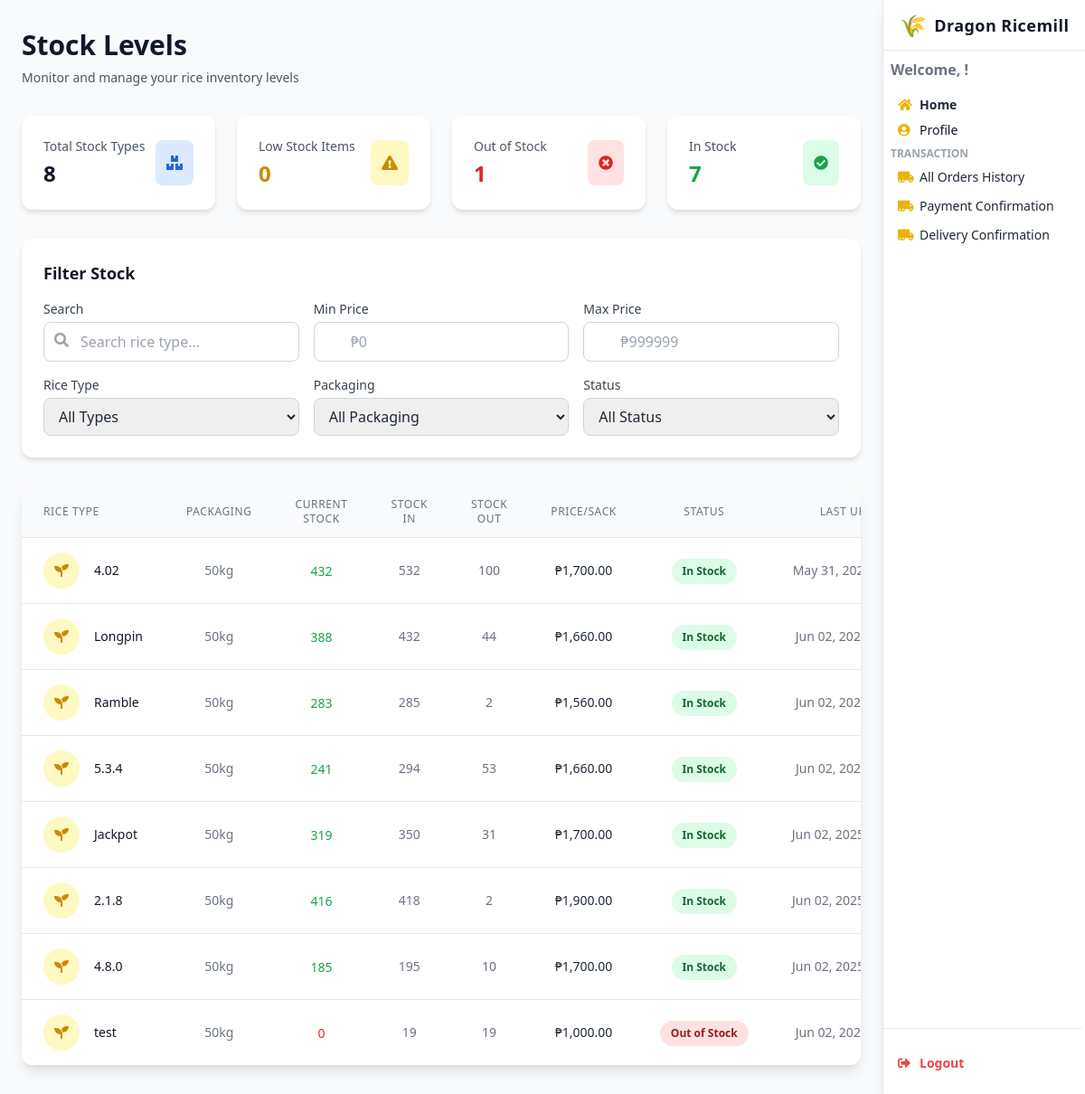
The page /viewstocklevel/ on the database its author committed.
### webapp/models.py (models this page shows, shortened)
class Stock(models.Model):
    stockID = models.AutoField(primary_key=True)
    rice_type = models.ForeignKey(Rice, on_delete=models.CASCADE, db_column='riceID', related_name='stocks')
    packaging = models.CharField(max_length=50, default='50kg')  # e.g., 25kg, 50kg
    price_per_sack = models.DecimalField(max_digits=10, decimal_places=2)
    stock_in = models.PositiveIntegerField(default=0)
    stock_out = models.PositiveIntegerField(default=0)
    current_stock = models.PositiveIntegerField(default=0)
    minimum_stock = models.PositiveIntegerField(default=10)
    last_updated = models.DateTimeField(auto_now=True)
    created_at = models.DateTimeField(auto_now_add=True)
    class Meta:
        db_table = 'Stock'
        unique_together = ('rice_type', 'packaging')

class Rice(models.Model):
    riceID = models.AutoField(primary_key=True)
    rice_type = models.CharField(max_length=100, unique=True)
    description = models.TextField(blank=True, null=True)
    is_active = models.BooleanField(default=True)
    class Meta:
        db_table = 'Rice'

### webapp/views.py (the view)
# urls.py: path("viewstocklevel/", views.viewstocklevel, name="viewstocklevel"),
def viewstocklevel(request):
    stock_data = Stock.objects.select_related('rice_type').all()
    rice_types = Rice.objects.values_list('rice_type', flat=True).distinct()
    packaging_types = Stock.objects.values_list('packaging', flat=True).distinct()
    total_stock_count = stock_data.count()
    low_stock_count = stock_data.filter(current_stock__gt=0, current_stock__lte=100).count()
    out_of_stock_count = stock_data.filter(current_stock=0).count()
    in_stock_count = stock_data.filter(current_stock__gt=100).count()
    context = {
        'stock_data': stock_data,
        'rice_types': rice_types,
        'packaging_types': packaging_types,
        'total_stock_count': total_stock_count,
        'low_stock_count': low_stock_count,
        'out_of_stock_count': out_of_stock_count,
        'in_stock_count': in_stock_count,
    }
    return render(request, 'viewstocklevel.html', context)

### webapp/templates/viewstocklevel.html (shortened to what this page needs)
{% load humanize %}
<!DOCTYPE html>
<html lang="en">
<head>
  <script src="https://cdn.tailwindcss.com"></script>
  <link href="https://cdnjs.cloudflare.com/ajax/libs/font-awesome/5.15.3/css/all.min.css" rel="stylesheet" />
</head>
<body class="bg-gray-50 text-gray-800 min-h-screen font-sans leading-relaxed">
<header class="fixed top-0 right-0 h-screen w-56 bg-white shadow-lg flex flex-col z-50 border-l border-gray-200">
  <div class="h-14 flex items-center justify-center border-b border-gray-200">
    <a href="#" class="flex items-center space-x-2 select-none text-gray-900 font-bold text-lg tracking-wide">
      <span class="text-yellow-500 text-2xl">🌾</span>
      <span>Dragon Ricemill</span>
    </a>
  </div>
  <nav class="flex-1 flex flex-col py-1 pr-1 overflow-y-auto scrollbar-hide">
    <div class="px-2 py-1">
      <span class="block text-1 text-gray-500 font-semibold mb-3">Welcome, {{ request.session.user_name }}!</span>
      <a href="{% url 'dashboard' %}" class="flex items-center space-x-2 px-2 py-1 rounded text-sm hover:bg-yellow-50 font-semibold hover:text-yellow-600 transition">
        <i class="fas fa-home w-4 text-yellow-500"></i><span>Home</span>
      </a>
      <a href="{% url 'profile' %}" class="flex items-center space-x-2 px-2 py-1 rounded text-sm hover:bg-yellow-50 hover:text-yellow-600 transition text-gray-900">
        <i class="fas fa-user-circle w-4 text-yellow-500"></i><span>Profile</span>
      </a>
    </div>
    <div class="mb-2 px-2">
      <p class="uppercase text-xs font-semibold text-gray-400 mb-1">Transaction</p>
      <a href="{% url 'allorder_history' %}" class="flex items-center space-x-2 px-2 py-1 rounded text-sm hover:bg-yellow-50 hover:text-yellow-600 transition mt-1">
        <i class="fas fa-truck-moving w-4 text-yellow-500"></i><span>All Orders History</span>
      </a>
      <a href="{% url 'payment_confirmation' 0 %}" class="flex items-center space-x-2 px-2 py-1 rounded text-sm hover:bg-yellow-50 hover:text-yellow-600 transition mt-1">
        <i class="fas fa-truck-moving w-4 text-yellow-500"></i><span>Payment Confirmation</span>
      </a>
      <a href="{% url 'delivery_confirmation' 0 %}" class="flex items-center space-x-2 px-2 py-1 rounded text-sm hover:bg-yellow-50 hover:text-yellow-600 transition mt-1">
        <i class="fas fa-truck-moving w-4 text-yellow-500"></i><span>Delivery Confirmation</span>
      </a>
    </div>
    <div class="border-t border-gray-200 mt-auto px-2 py-4">
      <a href="{% url 'logout' %}" onclick="return confirm('Logout?');" class="flex items-center space-x-2 px-2 py-1 rounded text-sm hover:bg-red-100 hover:text-red-600 transition font-semibold text-red-500 mt-2">
        <i class="fas fa-sign-out-alt w-4"></i><span>Logout</span>
      </a>
    </div>
  </nav>
</header>
<div class="mr-56 min-h-screen bg-gray-50 fade-in">
  <main class="max-w-7xl mx-auto px-6 py-8">
    <div class="mb-8">
      <h1 class="text-3xl font-bold text-gray-900">Stock Levels</h1>
      <p class="mt-2 text-sm text-gray-600">Monitor and manage your rice inventory levels</p>
    </div>
    <div class="grid grid-cols-1 md:grid-cols-2 lg:grid-cols-4 gap-6 mb-8">
      <div class="bg-white rounded-xl p-6 card-shadow hover-scale">
        <div class="flex items-center justify-between">
          <div>
            <p class="text-sm font-medium text-gray-600">Total Stock Types</p>
            <h3 class="text-2xl font-bold text-gray-900 mt-1">{{ total_stock_count }}</h3>
          </div>
          <div class="bg-blue-100 p-3 rounded-lg">
            <i class="fas fa-boxes text-blue-600"></i>
          </div>
        </div>
      </div>
      <div class="bg-white rounded-xl p-6 card-shadow hover-scale">
        <div class="flex items-center justify-between">
          <div>
            <p class="text-sm font-medium text-gray-600">Low Stock Items</p>
            <h3 class="text-2xl font-bold text-yellow-600 mt-1">
              {{ low_stock_count }}
            </h3>
          </div>
          <div class="bg-yellow-100 p-3 rounded-lg">
            <i class="fas fa-exclamation-triangle text-yellow-600"></i>
          </div>
        </div>
      </div>
      <div class="bg-white rounded-xl p-6 card-shadow hover-scale">
        <div class="flex items-center justify-between">
          <div>
            <p class="text-sm font-medium text-gray-600">Out of Stock</p>
            <h3 class="text-2xl font-bold text-red-600 mt-1">
              {{ out_of_stock_count }}
            </h3>
          </div>
          <div class="bg-red-100 p-3 rounded-lg">
            <i class="fas fa-times-circle text-red-600"></i>
          </div>
        </div>
      </div>
      <div class="bg-white rounded-xl p-6 card-shadow hover-scale">
        <div class="flex items-center justify-between">
          <div>
            <p class="text-sm font-medium text-gray-600">In Stock</p>
            <h3 class="text-2xl font-bold text-green-600 mt-1">
              {{ in_stock_count }}
            </h3>
          </div>
          <div class="bg-green-100 p-3 rounded-lg">
            <i class="fas fa-check-circle text-green-600"></i>
          </div>
        </div>
      </div>
    </div>
    <div class="bg-white rounded-xl p-6 mb-8 card-shadow">
      <h2 class="text-lg font-semibold text-gray-900 mb-4">Filter Stock</h2>
      <div class="grid grid-cols-1 md:grid-cols-2 lg:grid-cols-3 xl:grid-cols-6 gap-4">
        <div>
          <label class="block text-sm font-medium text-gray-700 mb-1">Search</label>
          <div class="relative">
            <input id="searchInput" type="text" placeholder="Search rice type..."
                   class="w-full pl-10 pr-4 py-2 border border-gray-300 rounded-lg focus:ring-2 focus:ring-yellow-500 focus:border-yellow-500 transition-all" />
            <i class="fas fa-search absolute left-3 top-3 text-gray-400"></i>
          </div>
        </div>
        <div>
          <label class="block text-sm font-medium text-gray-700 mb-1">Min Price</label>
          <div class="relative">
            <input id="minPrice" type="number" placeholder="₱0"
                   class="w-full pl-10 pr-4 py-2 border border-gray-300 rounded-lg focus:ring-2 focus:ring-yellow-500 focus:border-yellow-500 transition-all" min="0" />
          </div>
        </div>
        <div>
          <label class="block text-sm font-medium text-gray-700 mb-1">Max Price</label>
          <div class="relative">
            <input id="maxPrice" type="number" placeholder="₱999999"
                   class="w-full pl-10 pr-4 py-2 border border-gray-300 rounded-lg focus:ring-2 focus:ring-yellow-500 focus:border-yellow-500 transition-all" min="0" />
          </div>
        </div>
        <div>
          <label class="block text-sm font-medium text-gray-700 mb-1">Rice Type</label>
          <select id="riceTypeFilter"
                  class="w-full py-2 pl-3 pr-10 border border-gray-300 rounded-lg focus:ring-2 focus:ring-yellow-500 focus:border-yellow-500 transition-all">
            <option value="">All Types</option>
          </select>
        </div>
        <div>
          <label class="block text-sm font-medium text-gray-700 mb-1">Packaging</label>
          <select id="packagingFilter"
                  class="w-full py-2 pl-3 pr-10 border border-gray-300 rounded-lg focus:ring-2 focus:ring-yellow-500 focus:border-yellow-500 transition-all">
            <option value="">All Packaging</option>
          </select>
        </div>
        <div>
          <label class="block text-sm font-medium text-gray-700 mb-1">Status</label>
          <select id="statusFilter"
                  class="w-full py-2 pl-3 pr-10 border border-gray-300 rounded-lg focus:ring-2 focus:ring-yellow-500 focus:border-yellow-500 transition-all">
            <option value="">All Status</option>
          </select>
        </div>
      </div>
    </div>
    <div class="bg-white rounded-xl shadow-lg overflow-hidden">
      <div class="overflow-x-auto custom-scrollbar">
        <table class="min-w-full divide-y divide-gray-200">
          <thead class="bg-gray-50">
            <tr>
              <th class="px-6 py-3 text-left text-xs font-medium text-gray-500 uppercase tracking-wider">Rice Type</th>
              <th class="px-6 py-3 text-center text-xs font-medium text-gray-500 uppercase tracking-wider">Packaging</th>
              <th class="px-6 py-3 text-center text-xs font-medium text-gray-500 uppercase tracking-wider">Current Stock</th>
              <th class="px-6 py-3 text-center text-xs font-medium text-gray-500 uppercase tracking-wider">Stock In</th>
              <th class="px-6 py-3 text-center text-xs font-medium text-gray-500 uppercase tracking-wider">Stock Out</th>
              <th class="px-6 py-3 text-center text-xs font-medium text-gray-500 uppercase tracking-wider">Price/Sack</th>
              <th class="px-6 py-3 text-center text-xs font-medium text-gray-500 uppercase tracking-wider">Status</th>
              <th class="px-6 py-3 text-center text-xs font-medium text-gray-500 uppercase tracking-wider">Last Updated</th>
            </tr>
          </thead>
          <tbody class="bg-white divide-y divide-gray-200">
            {% for rice in stock_data %}
              <tr class="hover:bg-gray-50 transition-all">
                <td class="px-6 py-4 whitespace-nowrap">
                  <div class="flex items-center">
                    <div class="flex-shrink-0 h-10 w-10 flex items-center justify-center rounded-full bg-yellow-100">
                      <i class="fas fa-seedling text-yellow-600"></i>
                    </div>
                    <div class="ml-4">
                      <div class="text-sm font-medium text-gray-900 rice-type">{{ rice.rice_type.rice_type }}</div>
                    </div>
                  </div>
                </td>
                <td class="px-6 py-4 whitespace-nowrap text-center text-sm text-gray-500">{{ rice.packaging }}</td>
                <td class="px-6 py-4 whitespace-nowrap text-center">
                  <span class="text-sm font-medium {% if rice.current_stock == 0 %}text-red-600{% elif rice.current_stock <= 100 %}text-yellow-600{% else %}text-green-600{% endif %}">
                    {{ rice.current_stock }}
                  </span>
                </td>
                <td class="px-6 py-4 whitespace-nowrap text-center text-sm text-gray-500">{{ rice.stock_in }}</td>
                <td class="px-6 py-4 whitespace-nowrap text-center text-sm text-gray-500">{{ rice.stock_out }}</td>
                <td class="px-6 py-4 whitespace-nowrap text-center text-sm price">₱{{ rice.price_per_sack|floatformat:2|intcomma }}</td>
                <td class="px-6 py-4 whitespace-nowrap text-center status">
                  {% if rice.current_stock == 0 %}
                    <span class="px-3 py-1 inline-flex text-xs leading-5 font-semibold rounded-full bg-red-100 text-red-800">
                      Out of Stock
                    </span>
                  {% elif rice.current_stock <= 100 %}
                    <span class="px-3 py-1 inline-flex text-xs leading-5 font-semibold rounded-full bg-yellow-100 text-yellow-800">
                      Low Stock
                    </span>
                  {% else %}
                    <span class="px-3 py-1 inline-flex text-xs leading-5 font-semibold rounded-full bg-green-100 text-green-800">
                      In Stock
                    </span>
                  {% endif %}
                </td>
                <td class="px-6 py-4 whitespace-nowrap text-center text-sm text-gray-500">
                  {{ rice.last_updated|date:"M d, Y - g:i A" }}
                </td>
              </tr>
            {% endfor %}
          </tbody>
        </table>
      </div>
    </div>
  </main>
</div>
</body>
</html>

### webapp/templates/viewstocklevel.html (style rules this page uses)
html { scroll-behavior: smooth; }
.scrollbar-hide { -ms-overflow-style: none; scrollbar-width: none; }
.transition-all { transition: all 0.3s ease-in-out; }
.card-shadow { box-shadow: 0 4px 6px -1px rgba(0, 0, 0, 0.1), 0 2px 4px -1px rgba(0, 0, 0, 0.06); transition: box-shadow 0.3s ease-in-out; }
.fade-in { animation: fadeIn 0.5s ease-out; }

### rows shown on the page
Stock: rice_type.rice_type "4.02", packaging "50kg", current_stock "432", stock_in "532", stock_out "100", price_per_sack "1,700.00", shows "In Stock", last_updated "May 31,…"
Stock: rice_type.rice_type "Longpin", packaging "50kg", current_stock "388", stock_in "432", stock_out "44", price_per_sack "1,660.00", shows "In Stock", last_updated "Jun 02,…"
Stock: rice_type.rice_type "Ramble", packaging "50kg", current_stock "283", stock_in "285", stock_out "2", price_per_sack "1,560.00", shows "In Stock", last_updated "Jun 02,…"
Stock: rice_type.rice_type "5.3.4", packaging "50kg", current_stock "241", stock_in "294", stock_out "53", price_per_sack "1,660.00", shows "In Stock", last_updated "Jun 02,…"
Stock: rice_type.rice_type "Jackpot", packaging "50kg", current_stock "319", stock_in "350", stock_out "31", price_per_sack "1,700.00", shows "In Stock", last_updated "Jun 02,…"
Stock: rice_type.rice_type "2.1.8", packaging "50kg", current_stock "416", stock_in "418", stock_out "2", price_per_sack "1,900.00", shows "In Stock", last_updated "Jun 02,…"
Stock: rice_type.rice_type "4.8.0", packaging "50kg", current_stock "185", stock_in "195", stock_out "10", price_per_sack "1,700.00", shows "In Stock", last_updated "Jun 02,…"
Stock: rice_type.rice_type "test", packaging "50kg", current_stock "0", stock_in "19", stock_out "19", price_per_sack "1,000.00", shows "Out of Stock", last_updated "Jun 02,…"

### other values the page prints
{{ total_stock_count }} "8"
{{ low_stock_count }} "0"
{{ out_of_stock_count }} "1"
{{ in_stock_count }} "7"
